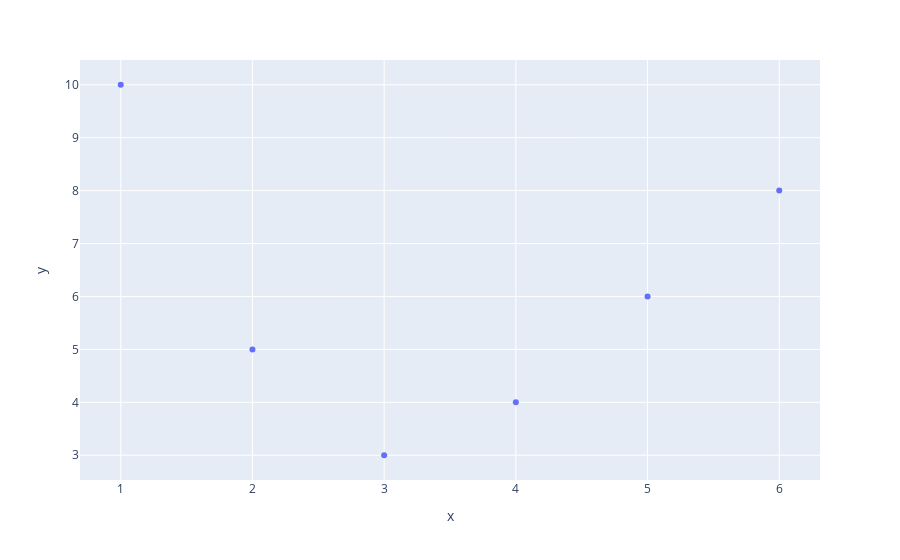

Notebook cell for this chart:
### Markdown cell above
Assim como foi feito no matplotlib, utilizaremos primeiramente exemplos didáticos com apenas duas listas de dados para exemplificarmos o uso das funções do pacote **plotly.express**.

### Code cell
x = [1, 2, 3, 4, 5 ,6]
y = [10, 5, 3, 4, 6, 8]
px.scatter(x=x, y=y)

### Figure 1 — Plotly figure (JSON) as saved in the notebook; plotly's stock layout.template omitted (floating-point values rounded to 4 significant figures)
{"data": [{"hovertemplate": "x=%{x}<br>y=%{y}<extra></extra>", "legendgroup": "", "marker": {"color": "#636efa", "symbol": "circle"}, "mode": "markers", "name": "", "orientation": "v", "showlegend": false, "type": "scatter", "x": [1, 2, 3, 4, 5, 6], "xaxis": "x", "y": [10, 5, 3, 4, 6, 8], "yaxis": "y"}], "layout": {"legend": {"tracegroupgap": 0}, "margin": {"t": 60}, "xaxis": {"anchor": "y", "domain": [0, 1], "title": {"text": "x"}}, "yaxis": {"anchor": "x", "domain": [0, 1], "title": {"text": "y"}}}}
